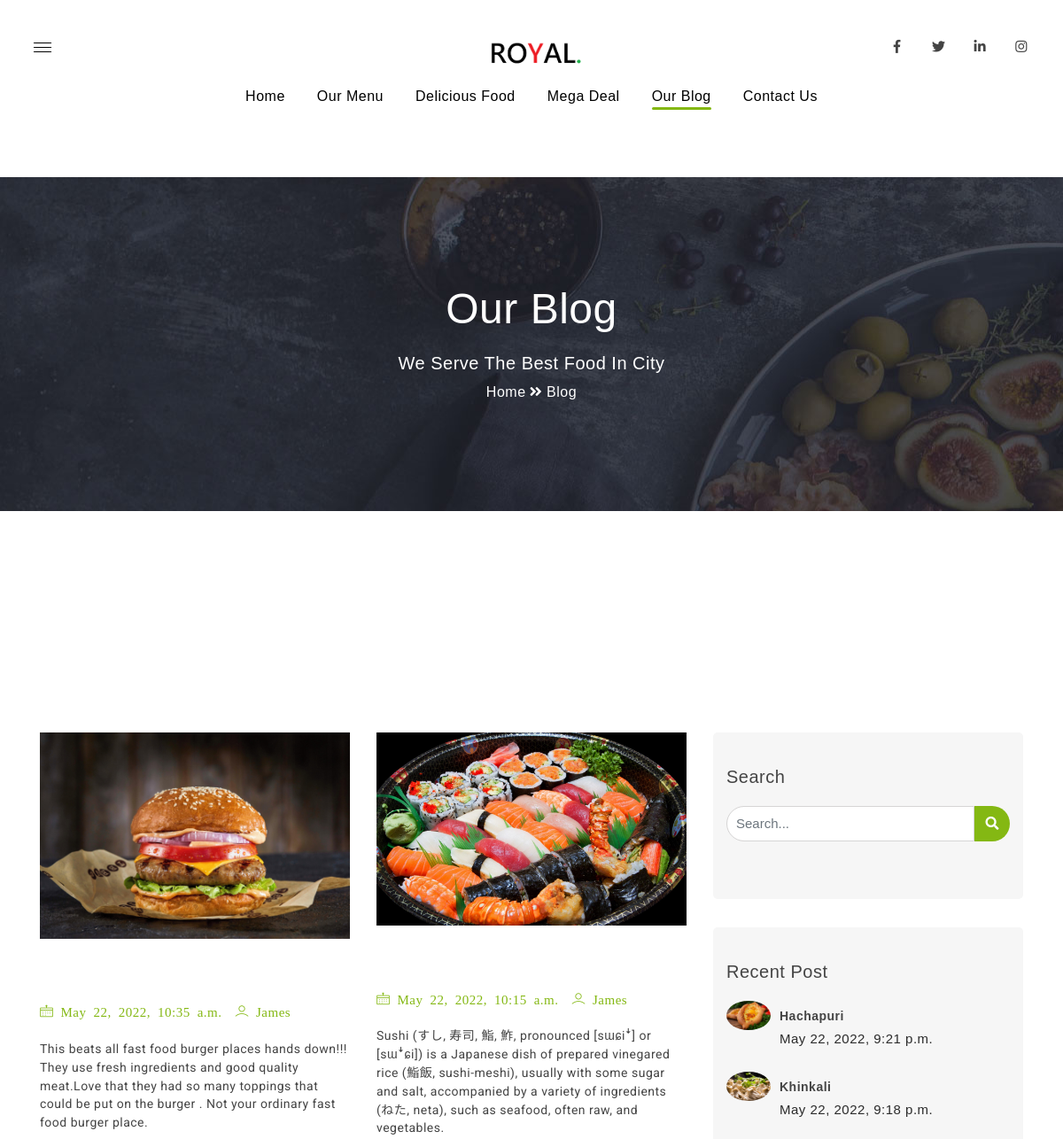
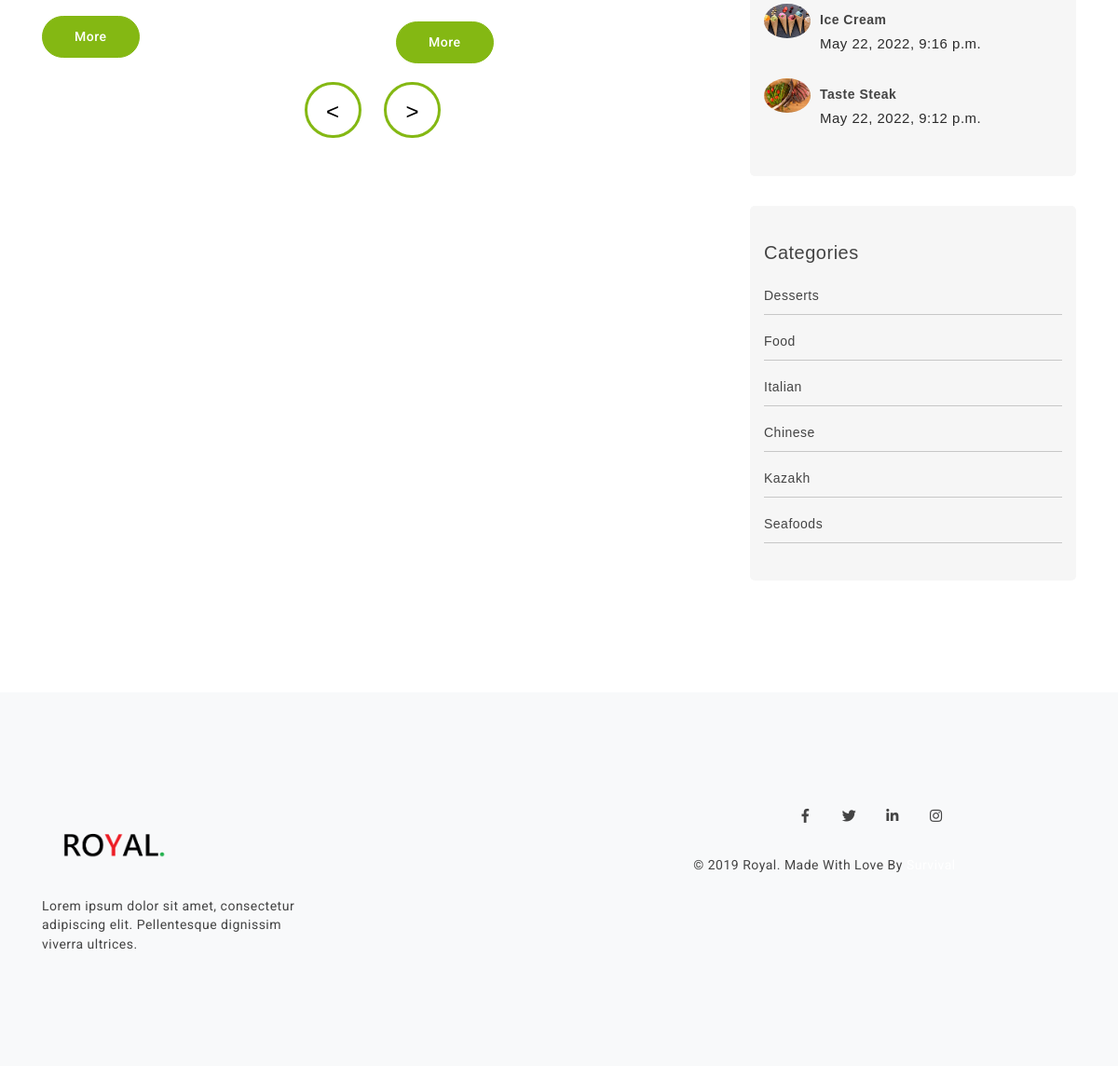
The app's page /blog/?page=4 with its own data (2 pictures, top to bottom).
### booking/models.py (models this page shows, shortened)
class Posts(models.Model):
    photo = models.ImageField(upload_to='photos/%Y/%m/%d/', blank=True)
    title=models.CharField(default=None, max_length=64,)
    slug=models.SlugField(max_length=200, unique=True)
    author=models.ForeignKey(User,on_delete=models.CASCADE, related_name='blog_posts')
    created_on=models.DateTimeField(auto_now_add=True)
    content=models.TextField()
    class Meta:
        ordering=['-created_on']

class Category(models.Model):
    category_id = models.IntegerField()
    title = models.CharField(max_length=150, db_index=True, verbose_name='Наименование категории')

### booking/views.py (the view)
# urls.py: path('blog/', blog, name='blog'),
def blog(request):
    posts = Posts.objects.all()
    categ = Category.objects.all().annotate(total_categ=Count('title'))
    paginator = Paginator(posts, 2)
    page_number = request.GET.get('page')
    page_obj = paginator.get_page(page_number)
    dict = {'page_obj': page_obj,'categ': categ,'posts':posts }
    return render(request, 'booking/blog.html',dict,)

### booking/templates/booking/blog.html (shortened to what this page needs)
﻿<!DOCTYPE html>
{%load static%}
<html lang="en">
<head>
    <link rel="stylesheet" href="{% static 'booking\css\bundle.min.css' %}">
   <link rel="stylesheet" href="{% static 'booking\css\revolution-settings.min.css' %}">
    <link rel="stylesheet" href="{% static 'booking\css\jquery.fancybox.min.css' %}">
    <link rel="stylesheet" href="{% static 'booking\css\owl.carousel.min.css' %}">
    <link rel="stylesheet" href="{% static 'booking\css\swiper.min.css' %}">
    <link rel="stylesheet" href="{% static 'booking\css\cubeportfolio.min.css' %}">
    <link rel="stylesheet" href="{% static 'booking\css\LineIcons.min.css' %}">
    <link rel="stylesheet" href="{% static 'booking\css\jquery-ui.bundle.css' %}">
      <link rel="stylesheet" href="{% static 'booking\css\select2.min.css' %}">
     <link rel="stylesheet" href="{% static 'booking\css\style.css' %}">
</head>
<body data-spy="scroll" data-target=".navbar" data-offset="90" class="position-relative">
<div class="wrapper">
    <header class="header-with-topbar style-two">
        <div class="top-header-area d-none d-lg-inline-block transparent-bg center-logo">
            <div class="container">
                <div class="row">
                    <a href="#home" class="logo link" title="logo">
                        <img src= "{% static 'booking\img\lo.png' %}" alt="logo" title="Logo" class="logo-default">
                    </a>
                </div>
            </div>
        </div>
        <nav class="navbar navbar-top-default navbar-expand-lg full-nav center-logo nav-line">
            <div class="container">
                <div class="collapse navbar-collapse d-none d-lg-block">
                    <ul class="nav navbar-nav">
                        <li class="nav-item">
                            <a class="nav-link link" href="{% url 'home' %}">Home</a>
                        </li>
                        <li class="nav-item">
                            <a class="nav-link link" href="{% url 'home' %}">Our Menu</a>
                        </li>
                        <li class="nav-item">
                            <a class="nav-link link" href="{% url 'home' %}">Delicious Food</a>
                        </li>
                    </ul>
                    <ul class="nav navbar-nav">
                        <li class="nav-item">
                            <a class="nav-link link" href="{% url 'home' %}">Mega Deal</a>
                        </li>
                        <li class="nav-item">
                            <a class="nav-link link active" href="..\index-food.html#blog">Our Blog</a>
                        </li>
                        <li class="nav-item">
                            <a class="nav-link link" href="{% url 'home' %}">Contact Us</a>
                        </li>
                    </ul>
                </div>
                <div class="social_icons d-none d-md-block">
                     <ul class="social-icons mb-0">
                                <li><a href="https://ru-ru.facebook.com" class="facebook-bg-hvr"><i class="fab fa-facebook-f" aria-hidden="true"></i></a> </li>
                                <li><a href="https://twitter.com" class="twitter-bg-hvr"><i class="fab fa-twitter" aria-hidden="true"></i></a> </li>
                                <li><a href="https://www.linkedin.com" class="linkedin-bg-hvr"><i class="fab fa-linkedin-in" aria-hidden="true"></i></a> </li>
                                <li><a href="https://www.instagram.com/?hl=ru" class="instagram-bg-hvr"><i class="fab fa-instagram" aria-hidden="true"></i></a> </li>
                            </ul>
                </div>
                <div class="side-nav-btn" id="sidemenu_toggle">
                    <span></span>
                    <span></span>
                    <span></span>
                </div>
            </div>
        </nav>
    </header>
    <section class="blog-header">
        <div class="container">
            <div class="row">
                <div class="col-lg-12">
                    <h2 class="text-capitalize mb-20 text-center text-white">Our Blog</h2>
                    <h5 class="text-white text-center">We Serve The Best Food In City</h5>
                    <div class="page_nav">
                        <a class="text-white blog-15">Home</a> <span class="text-white blog-15"><i class="fa fa-angle-double-right text-white"></i> Blog</span>
                    </div>
                </div>
            </div>
        </div>
    </section>
    <section class="our-client">
        <div class="container">
            <div class="row heading-space">
            </div>
            <div class="row">
                <div class="col-12 col-lg-8">
                        <div class="row">
                             {%for post in page_obj%}
                                    <div class="col-md-6">
                                        <div class="blog-p-img">
                                            <img src= "{{post.photo.url}}" class="blog-img-p" alt="image">
                                        </div>
                                        <div class="comment-text">
                                           <h3 class="grey my-3"><span class="text-gradient">{{post.title}}</span></h3>
                                        </div>
                                        <div class="comment-text">
                                            <ul class="comment mb-20">
                                                <li><a class="#."><i class="lni-calendar"> {{post.created_on}}</i></a></li>
                                                <li><a class="#."><i class="lni-user"> {{post.author}}</i></a></li>
                                            </ul>
                                            <p class="comment-para">{{post.content}}</p>
                                            <a href= "{% url 'post_detail' post.slug %}" class="btn btn-green btn-large btn-rounded d-inline-block comment-btn">More</a>
                                        </div>
                                    </div>
                            {%endfor%}
                        </div>
                        <div class="row">
                            <div class="col-sm-12">
                                {% if page_obj.has_other_pages %}
                                <nav class="list-pages">
                                    <ul>
                                    {% if page_obj.has_previous %}
                                    <li class="page-num">
                                      <a href="?page={{ page_obj.previous_page_number }}">&lt;</a>
                                    </li>
                                    {% endif %}
                                        {% if page_obj.has_next %}
                                        <li class="page-num">
                                          <a href="?page={{ page_obj.next_page_number }}">&gt;</a>
                                        </li>
                                        {% endif %}
                                    </ul>
                                </nav>
                                {% endif %}
                            </div>
                        </div>
                </div>
                             <div class="col-12 col-lg-4">
                                <div class="text-left">
                                    <aside class="sidebar padding-bottom">
                                        <div class="widget heading_space">
                                              <h4 class="text-capitalize darkcolor bottom20 align-left text-11">search</h4>
                                            <div class="test">
                            <form action="{% url 'search' %}" method="POST" class="widget_search mb-20">
                                       <div class="input-group">
                                <input type="search" placeholder="Search..." name="searched" class ="form-control padding-5" >
                                <button type="submit" class="input-group-addon"><i class="fa fa-search"></i></button>
                                       </div>
                            </form>
                                            </div>
                                        </div>
                            <div class="widget heading_space">
                                <h4 class="text-capitalize darkcolor bottom20 align-left text-11">Recent Post</h4>
                                {%for i in posts|slice:"0:4"%}
                                <div class="single_post d-flex align-items-center justify-content-lg-start bottom15 justify-content-center text-lg-left">
                                    <a href="#." class="post"><img src="{{i.photo.url}}" alt="post image"></a>
                                    <div class="text-1">
                                        <a class="a-recent text-capitalize" href="#.">{{i.title}}</a>
                                        <span class="para-color">{{i.created_on}}</span>
                                    </div>
                                </div>
                                {%endfor%}
                            </div>
                            <div class="widget heading_space mb-lg-0">
                                <h4 class="darkcolor bottom20 align-left text-11">Categories</h4>
                                {%for cat in categ%}
                                <ul class="webcats pb-10">
                                    <li><a class="a-recent" href="#.">{{cat.title}}</a></li>
                                </ul>
                                {%endfor%}
                            </div>
                        </aside>
                    </div>
                </div>
            </div>
        </div>
    </section>
    <footer class="footer-sec bg-light">
        <div class="container">
            <div class="row">
                <div class="col-md-6">
                    <div class="footer-logo">
                        <div class="logo-max">
                            <a href="#home" class="logo link" title="logo">
                                <img src="{% static 'booking\img\lo.png' %}" alt="logo" title="Logo" class="logo-default">
                            </a>
                        </div>
                        <p class="footer-width pt-20">Lorem ipsum dolor sit amet, consectetur adipiscing elit. Pellentesque dignissim viverra ultrices.</p>
                    </div>
                </div>
                <div class="col-md-6 col-sm-12 justify-content-center d-flex">
                    <div class="footer-para">
                        <div class="contact-social-icon pb-10">
                            <ul class="social-icons mb-0">
                                <li><a href="https://ru-ru.facebook.com" class="facebook-bg-hvr"><i class="fab fa-facebook-f" aria-hidden="true"></i></a> </li>
                                <li><a href="https://twitter.com" class="twitter-bg-hvr"><i class="fab fa-twitter" aria-hidden="true"></i></a> </li>
                                <li><a href="https://www.linkedin.com" class="linkedin-bg-hvr"><i class="fab fa-linkedin-in" aria-hidden="true"></i></a> </li>
                                <li><a href="https://www.instagram.com/?hl=ru" class="instagram-bg-hvr"><i class="fab fa-instagram" aria-hidden="true"></i></a> </li>
                            </ul>
                        </div>
                        <p class="copyright-para">© 2019 Royal. Made With Love By<a href="javascript:void(0);" class="grey"> Survival</a></p>
                    </div>
                </div>
            </div>
        </div>
    </footer>
</div>
</body>
</html>

### booking/templates/booking/blog.html (style rules this page uses)
.list-pages { text-align: center; margin: 0 0 20px 0; }
.list-pages a { color: #000; font-size: 24px; text-decoration: none; }
.list-pages ul { margin: 20px 0 0 0; padding: 0; list-style: none; }
.list-pages ul li { display: inline-block; margin: 0 20px 0 0; }
.list-pages .page-num, .page-num-selected { display: inline-block; width: 61px; height: 60px; padding: 16px 0 0 0; border: 3px solid #84b813; border-radius: 40px; }

### records on screen
Posts: photo (picture), created_on "May 22, 2022, 10:35 a.m.", author "James", content "This beats all fast food burger places hands down!!! They use fresh ingredients and good quality meat.Love that they had so many toppings that could be put on the burger . Not your ordinary fast food burger place."
Posts: photo (picture), created_on "May 22, 2022, 10:15 a.m.", author "James", content "Sushi (すし, 寿司, 鮨, 鮓, pronounced [sɯɕiꜜ] or [sɯꜜɕi]) is a Japanese dish of prepared vinegared rice (鮨飯, sushi-meshi), usually with some sugar and salt, accompanied by a variety of ingredients (ねた, neta), such as seafood, often raw, and vegetables."
Posts: photo (picture), title "Hachapuri", created_on "May 22, 2022, 9:21 p.m."
Posts: photo (picture), title "Khinkali", created_on "May 22, 2022, 9:18 p.m."
Posts: photo (picture), title "Ice Cream", created_on "May 22, 2022, 9:16 p.m."
Posts: photo (picture), title "Taste Steak", created_on "May 22, 2022, 9:12 p.m."
Category: title "Desserts"
Category: title "Food"
Category: title "Italian"
Category: title "Chinese"
Category: title "Kazakh"
Category: title "Seafoods"
